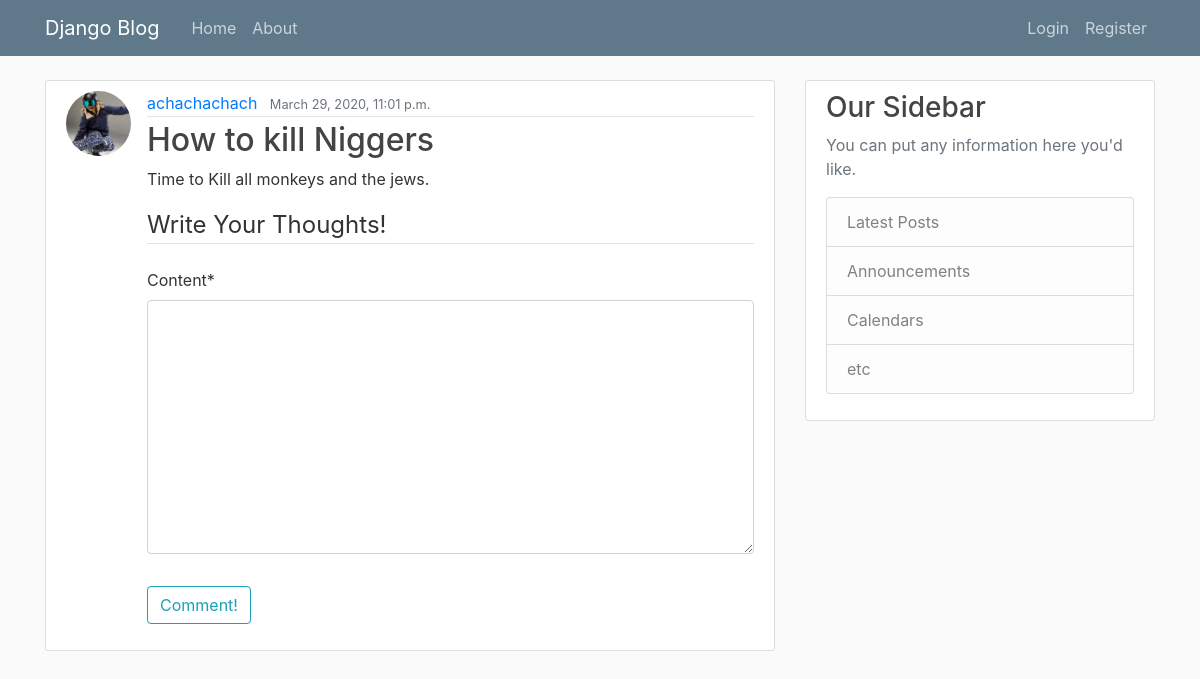
/post/18, run on an earlier commit of the app's database.
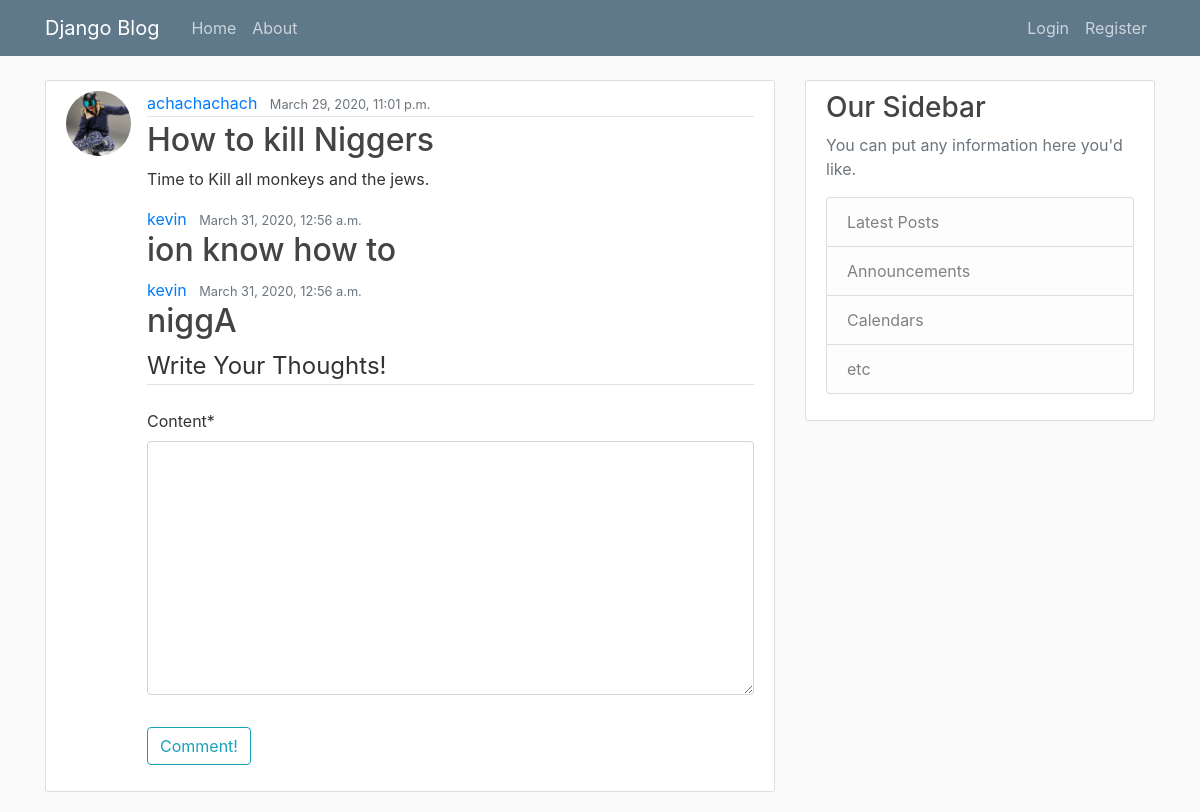
And on a later commit of the database.
### blog/models.py (models this page shows, shortened)
class Comment(models.Model):
  author = models.ForeignKey(User, on_delete=models.CASCADE)
  content = models.TextField()
  date_posted = models.DateTimeField(default=timezone.now)
  post = models.ForeignKey(Post, on_delete=models.CASCADE)

### blog/views.py (the view)
# urls.py: path('post/<int:pk>', views.detail, name='post-detail'),
def detail(request,*args, **kwargs):
  def form_valid(form, request):
    obj = get_object_or_404(Post, pk=kwargs['pk'])
    modelForm = form.save(commit = False)
    modelForm.post = obj
    modelForm.author = request.user
    modelForm.date_posted = timezone.now()
    modelForm.save()
    return redirect('post-detail', pk=kwargs['pk'])
  if request.method == "POST":
    form = CommentForm(request.POST)
    if form.is_valid():
      messages.success(request, f'commented!')
      return form_valid(form, request)
  else:
    form = CommentForm()
  obj = get_object_or_404(Post, pk=kwargs['pk'])
  comments = Comment.objects.filter(post=obj)
  comments = list(comments)
  context = {
    'post': obj,
    'comments': comments,
    'form': form
  }
  return render(request, 'blog/post_detail.html', context)

### blog/forms.py
class CommentForm(forms.ModelForm):
    class Meta:
        model = Comment
        fields = ['content']

### blog/templates/blog/post_detail.html (shortened to what this page needs)
{% extends "blog/base.html" %}
{% load crispy_forms_tags %}
{% block content %}
  <article class="media content-section">
    <img class="rounded-circle article-img" src="{{ post.author.profile.image.url }}">
    <div class="media-body">
      <div class="article-metadata">
        <a class="mr-2" href="{% url 'user-posts' post.author.username %}">{{ post.author }}</a>
        <small class="text-muted">{{ post.date_posted }}</small>
      </div>
      <h2 class="article-title">{{ post.title }}</h2>
      <p class="article-content">{{ post.content }}</p>
      {% for comment in comments %}
        <a class="mr-2" href="{% url 'user-posts' comment.author.username %}">{{ comment.author.username }}</a>
        <small class="text-muted">{{ comment.date_posted }}</small>
        <h2><a class="article-title">{{ comment.content }}</a></h2>
      {% endfor %}
        <form method="POST">
          <fieldset class="form-group">
            <legend class="border-bottom mb-4"> Write Your Thoughts! </legend>
            {{ form|crispy }}
          </fieldset>
          <div class="form-group">
            <button class="btn btn-outline-info" type="submit"> Comment! </button>
          </div>
        </form>
    </div>
  </article>
{% endblock content %}

What changed in the data, as far as the page shows it:
added Comment: author.username "kevin", date_posted "March 31, 2020, 12:56 a.m.", content "ion know how to"
added Comment: author.username "kevin", date_posted "March 31, 2020, 12:56 a.m.", content "niggA"
